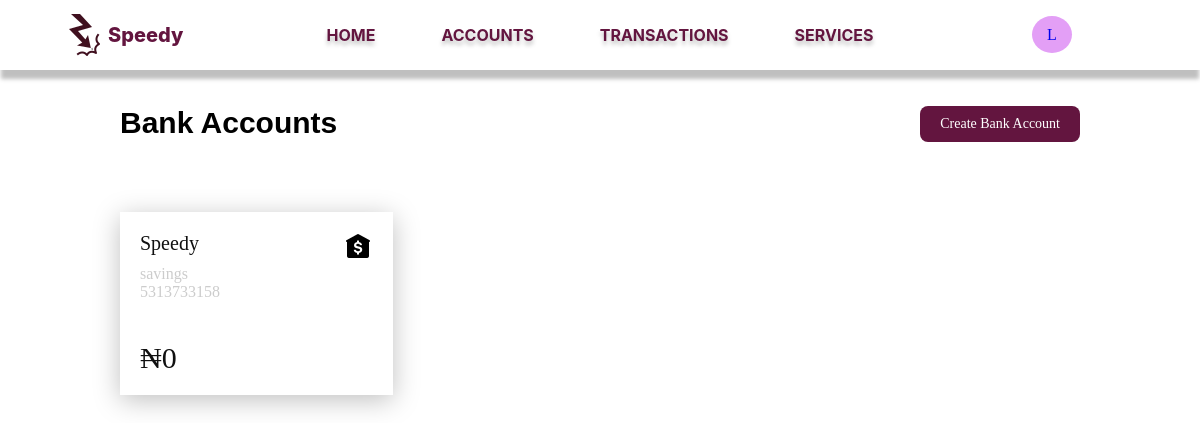
The page /Lilian/accounts (signed in) on the database its author committed.
### app/models.py (models this page shows, shortened)
class Customer(db.Model):
  id = db.Column(db.Integer, primary_key=True)
  user_id = db.Column(db.Integer,db.ForeignKey('user.id'))
  first_name = db.Column(db.String(140))
  last_name = db.Column(db.String(140))
  email = db.Column(db.String(120), index=True, unique=True)
  phone_number = db.Column(db.String(204), unique=True)
  username = db.Column(db.String(200))
  address = db.relationship('Address', backref='customer', lazy='dynamic')
  dob = db.Column(db.DateTime)
  date_created= db.Column(db.DateTime, default=datetime.utcnow)
  bank_name = db.Column(db.String(240), default="Speedy")
  accounts = db.relationship('Account', backref='customer', lazy='dynamic')

class Account(db.Model):
  id = db.Column(db.Integer, primary_key=True)
  cus_id = db.Column(db.Integer, db.ForeignKey('customer.id'))
  account_number = db.Column(db.String(100), nullable=False)
  account_pin = db.Column(db.String(4))
  acc_type = db.Column(db.String(240))
  status = db.Column(db.String(10), default='active')
  balance = db.Column(db.Integer)
  bank_name = db.Column(db.String(240), default="Speedy", nullable=False)
  date_created = db.Column(db.DateTime, default=datetime.utcnow)
  req_clos = db.Column(db.String(3), default="No")
  transactions = db.relationship('Transaction', backref='account', lazy='dynamic')
  def parse_balance(self):
    balance = list(str(self.balance))
    num = len(str(self.balance))
    j = 0
    return "".join(balance)

### app/routes.py (the view)
@app.route('/<username>/accounts')
@login_required
def accounts(username):
    customer: Customer = Customer.query.filter_by(user_id=current_user.id).first()
    if username != customer.username:
        return redirect(url_for('user_home', username=customer.username))
    accounts = customer.accounts
    return render_template('accounts.html', customer=customer, accounts=accounts)

### app/models.py (called while the page is built)
@login.user_loader
def load_user(id):
  return User.query.get(int(id))

### app/templates/accounts.html (shortened to what this page needs)
{% extends 'nav-bar.html' %}
{% block content %}
<link rel="stylesheet" href="{{ url_for('static', filename='styles/accounts.css') }}">
<div class="accounts">
  <div class="bank-btn">
    <p>Bank Accounts</p>
    <a href="{{ url_for('create_acc', username=customer.username) }}">Create Bank Account</a>
  </div>
  <div class="account-grid">
    {% for account in accounts %}
    <a href="/{{customer.username}}/accounts/{{account.id}}">
      <div class="account-tile" account-id="{{ account.id }}">
        <div class="name-icon">
          <div class="name">
            <p class="bk-name">{{account.bank_name}}</p>
            <p class="status">{{account.acc_type}}</p>
            <p class="status">{{account.account_number}}</p>
          </div>
          <div class="icon">
            <img src="{{ url_for('static', filename='images/bank-icon.png') }}" alt="">
          </div>
        </div>
        <div class="amount">
          <p>&#8358;{{ account.parse_balance() }}</p>
        </div>
      </div>
    </a>
    {% endfor %}
  </div>
</div>
{% endblock %}

### app/templates/nav-bar.html (shortened to what this page needs)
<!DOCTYPE html>
<html lang="en">
<head>
  <link rel="stylesheet" href="{{ url_for('static', filename='styles/nav-bar.css') }}">
</head>
<body>
  <div class="nav-bar">
    <div class="logo">
      <img src="{{ url_for('static', filename='images/logo.png') }}" alt="">
      <a href="">Speedy</a>
    </div>
    <div class="links">
      <a href="{{ url_for('user_home', username=customer.username)}}">HOME</a>
      <a href="{{ url_for('accounts', username=customer.username)}}">ACCOUNTS</a>
      <a href="{{ url_for('transactions', username=customer.username )}}">TRANSACTIONS</a>
      <a href="{{ url_for('services', username=customer.username) }}">SERVICES</a>
    </div>
    <div class="profile" title="View your profile">
      <a href="{{ url_for('profile', username=customer.username)}}">{{ customer.username[0] }}</a>
    </div>
  </div>
  <div class="content">
    {% block content %}
    {% endblock %}
  </div>
</body>
</html>

### app/static/styles/nav-bar.css (style rules this page uses)
* { padding: 0; margin: 0; box-sizing: border-box; }
.nav-bar { min-width: 1015px; display: flex; justify-content: space-between; padding: 0 10%; height: 70px; align-items: center; background: #FFF; box-shadow: 0px 10px 4px -1px rgba(0, 0, 0, 0.25); }
.logo { width: 10%; display: flex; align-items: center; }
.logo a { color: #63153F; text-align: center; text-decoration: none; font-family: Inter; font-size: 20px; font-weight: 800; }
.links a { color: #63153F; padding: 0 33px; text-decoration: none; font-family: Inter; font-size: 16px; font-weight: 700; text-shadow: 0px 4px 4px rgba(0, 0, 0, 0.25); }
.profile a { padding: 10px 15px; background: #E39FF6; border-radius: 50%; text-decoration: none; }
.links { width: 30%; display: flex; justify-content: center; }
.profile { width: 10%; }
@media screen and (max-width: 1200px) { .nav-bar { padding: 0 5%; } }

### app/static/styles/accounts.css (style rules this page uses)
body { background: #fff; }
a { text-decoration: none; }
a p { color: #101010; }
.accounts { max-width: 80%; margin: 3% auto; }
.account-grid { display: grid; margin-top: 70px; grid-template-columns: repeat(3, 1fr); gap: 70px; }
.bank-btn { margin-bottom: 30px; }
.bank-btn p { font-size: 30px; font-family: 'Gill Sans', 'Gill Sans MT', Calibri, 'Trebuchet MS', sans-serif; font-weight: 700; }
.bank-btn a { text-decoration: none; padding: 10px 20px; font-size: 14px; background: #63153F; color: #fff; border-radius: 8px; }
.bank-btn { display: flex; justify-content: space-between; }
.account-tile { padding: 20px; background: #fff; box-shadow: 0 5px 25px 0 rgba(0, 0, 0, 0.25); }
.name-icon { display: flex; justify-content: space-between; margin-bottom: 40px; }
.name .bk-name { font-size: 20px; margin-bottom: 10px; }
.name .status { color: #ccc; }
.amount { font-size: 30px; font-weight: 500; }

### rows shown on the page
Customer: username "L"
Account: bank_name "Speedy", acc_type "savings", account_number "5313733158", parse_balance "0"
